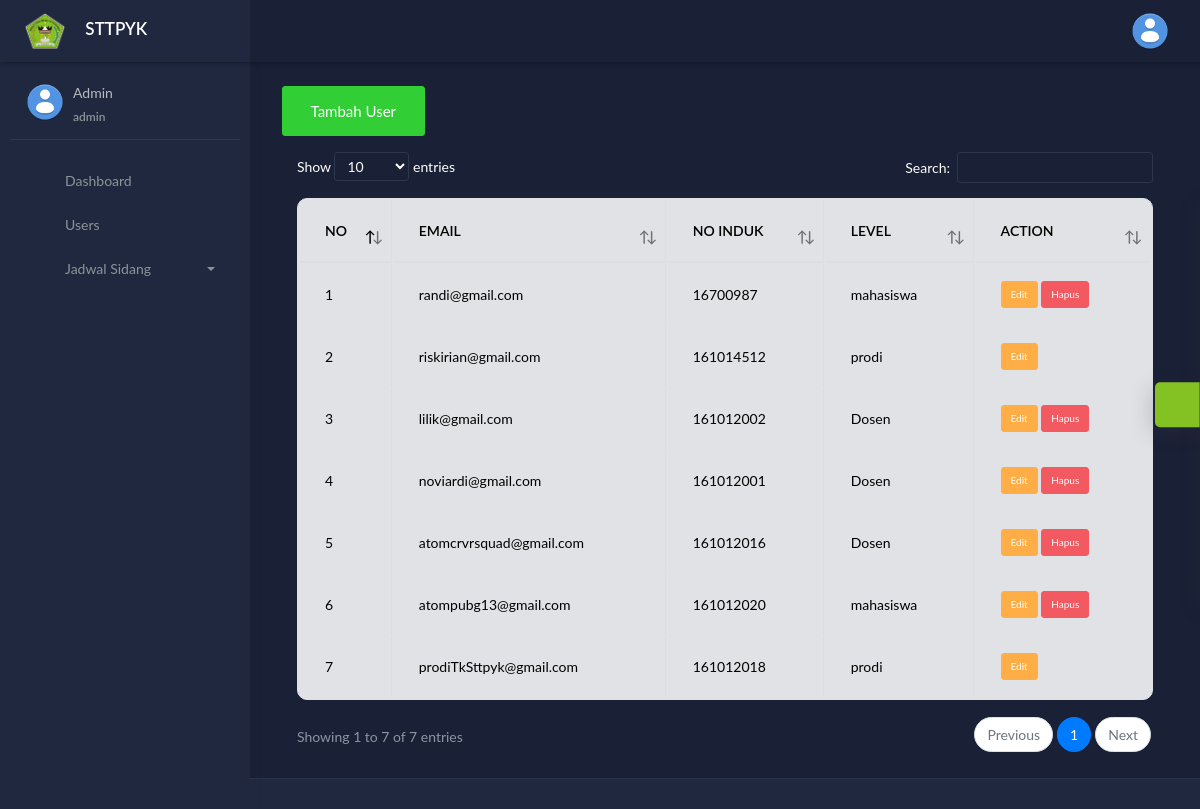
The app's page /index.php/admin/user with its own data.
### tables this page shows
CREATE TABLE `mahasiswa` (
  `id_mahasiswa` int(11) NOT NULL,
  `id_user` int(11) NOT NULL,
  `nama_mahasiswa` varchar(100) NOT NULL,
  `no_tlp` varchar(20) NOT NULL,
  `judul_ta` varchar(255) NOT NULL,
  `bimbingan1` varchar(255) NOT NULL,
  `bimbingan2` varchar(255) NOT NULL,
  `status_mahasiswa` int(11) NOT NULL DEFAULT 0,
  `status_update` timestamp NOT NULL DEFAULT current_timestamp() ON UPDATE current_timestamp()
);

CREATE TABLE `users` (
  `id_user` int(11) NOT NULL,
  `email` varchar(100) NOT NULL,
  `no_induk` varchar(100) NOT NULL,
  `password` varchar(100) NOT NULL,
  `akses_level` varchar(100) NOT NULL DEFAULT 'mahasiswa'
);

CREATE TABLE `dosen` (
  `id_dosen` int(11) NOT NULL,
  `id_user` int(11) NOT NULL,
  `nama_dosen` varchar(100) NOT NULL,
  `no_tlp` varchar(100) NOT NULL
);

### application/controllers/admin/User.php (called while the page is built, shortened)
<?php
class User extends CI_Controller {
	public function __construct()
	{
		$this->load->model('user_model');
	}
	public function index()
	{
		$user = $this->user_model->listing_user();
		$data = array(	'title' => 'Data Pengguna' ,
						'user' 	=> $user ,
						'isi' 	=> 'admin/user/list'
						);
		$this->load->view('admin/layout/wrapper', $data, FALSE);
	}
}

### index.php (called while the page is built, shortened)
<?php
require_once BASEPATH.'core/CodeIgniter.php';

### application/views/admin/layout/content.php (called while the page is built)
<?php
if ($isi)
{
	$this->load->view($isi);
}
 ?>

### application/models/User_model.php (called while the page is built, shortened)
<?php
class User_model extends CI_Model {
		public function listing_user()
		{
			$this->db->select('users.*, dosen.nama_dosen, mahasiswa.nama_mahasiswa');
			$this->db->from('users');
			$this->db->join('dosen', 'dosen.id_user = users.id_user', 'left');
			$this->db->join('mahasiswa', 'mahasiswa.id_user = users.id_user', 'left');
			$this->db->order_by('users.id_user', 'desc');
			$query = $this->db->get();
			return $query->result();
		}
}

### application/views/admin/user/list.php (the view, shortened to what this page needs)
<p>
	<a href="<?php echo base_url('admin/user/tambah_data') ?>" class="btn btn-success btn btn-lg">
		<i class="fa fa-plus"></i>Tambah User
	</a>
</p>
 <table class="table table-bordered" id="example1">
 	<thead>
 		<tr>
 			<th>NO</th>
 			<th>EMAIL</th>
 			<th>NO INDUK</th>
 			<th>LEVEL</th>
 			<th>ACTION</th>
 		</tr>
 	</thead>
 	<tbody>
 		<?php $no=1; foreach ($user as $user ) { ?>
 		<tr>
 			<td><?php echo $no++ ?></td>
 			<td><?php echo $user->email ?></td>
 			<td><?php echo $user->no_induk  ?></td>
 			<td><?php echo $user->akses_level ?></td>
 			<td>
 				<a href="<?php echo base_url('admin/user/edit/'. $user->id_user) ?>" class="btn btn-warning btn-xs"><i class="fa fa-edit"></i>Edit</a>
 				<?php if ($user->akses_level === 'Dosen' or $user->akses_level === 'mahasiswa') : ?>
 				<a href="<?php echo base_url('admin/user/delete/'. $user->id_user) ?>" class="btn btn-danger btn-xs" onclick="return confirm('Yaking Ingin Menghapus Data ?')"><i class="fa fa-trash-o"></i>Hapus</a>
 				<?php endif ?>
 			</td>
 		</tr>
 		<?php } ?>
 	</tbody>
 </table>

### application/views/admin/layout/wrapper.php (shortened to what this page needs)
<!DOCTYPE html>
<html lang="en">
<head>
	<link rel="stylesheet" href="<?=base_url()?>assets/template/css/bootstrap.min.css">
	<link rel="stylesheet" href="<?=base_url()?>assets/template/css/atlantis.min.css">
	<link rel="stylesheet" href="<?=base_url()?>assets/template/css/demo.css">
</head>
<body data-background-color="dark">
	<div class="wrapper">
		<div class="main-header">
			<div class="logo-header" data-background-color="dark2">
				<a href="index.html" class="logo">
					<img src="<?=base_url()?>assets/upload/image/logo.png" alt="navbar brand" class="navbar-brand" width="40">
                    <span style="color: white;margin-left: 16px;"><b>STTPYK</b></span>
				</a>
				<div class="nav-toggle">
					<button class="btn btn-toggle toggle-sidebar">
					</button>
				</div>
			</div>
			<nav class="navbar navbar-header navbar-expand-lg" data-background-color="dark">
				<div class="container-fluid">
					<ul class="navbar-nav topbar-nav ml-md-auto align-items-center">
						<li class="nav-item dropdown hidden-caret">
							<a class="dropdown-toggle profile-pic" data-toggle="dropdown" href="#" aria-expanded="false">
								<div class="avatar-sm">
									<img src="<?=base_url();?>assets/upload/image/user.png" alt="..." class="avatar-img rounded-circle">
								</div>
							</a>
                                            <?php
                                                if ($this->session->userdata('akses_level')=='mahasiswa') {
                                                    $get = $this->user_model->detail_user($this->session->userdata('id_user'));
                                                    $email = $get->email;
                                                    $user = $get->nama_mahasiswa;
                                                }else{
                                                    $email = 'admin';
                                                    $user = 'Admin';
                                                }
                                            ?>
						</li>
					</ul>
				</div>
			</nav>
		</div>
		<div class="sidebar sidebar-style-2" data-background-color="dark2">
			<div class="sidebar-wrapper scrollbar scrollbar-inner">
				<div class="sidebar-content">
					<div class="user">
						<div class="avatar-sm float-left mr-2">
							<img src="<?=base_url();?>assets/upload/image/user.png" alt="..." class="avatar-img rounded-circle">
						</div>
						<div class="info">
							<a data-toggle="collapse" href="#collapseExample" aria-expanded="true">
								<span>
                                <?=$user?>
									<span class="user-level"><?=$email?></span>
								</span>
							</a>
						</div>
					</div>
					<ul class="nav nav-primary">
						<li class="nav-item">
							<a href="<?=base_url('admin/dasbor')?>" class="collapsed" >
								<p>Dashboard</p>
							</a>
						</li>
						<li class="nav-item">
							<a href="<?=base_url('admin/user')?>" class="collapsed" >
								<p>Users</p>
							</a>
						</li>
						<li class="nav-item">
							<a data-toggle="collapse" href="#sidang" class="collapsed" aria-expanded="false">
								<p>Jadwal Sidang</p>
								<span class="caret"></span>
							</a>
						</li>
					</ul>
				</div>
			</div>
		</div>
		<div class="main-panel">
			<div class="content">
				<div class="page-inner">
                    <?php require_once('content.php'); ?>
				</div>
			</div>
			<footer class="footer">
			</footer>
		</div>
		<div class="custom-template">
			<div class="custom-toggle">
			</div>
		</div>
	</div>
</body>
</html>

### assets/template/css/demo.css (style rules this page uses)
.custom-template { position: fixed; top: 50%; transform: translateY(-50%); right: -325px; width: 325px; height: max-content; display: block; z-index: 1; background: #ffffff; transition: all .3s; z-index: 1003; box-shadow: -1px 1px 20px rgba(69, 65, 78, 0.15); border-top-left-radius: 5px; border-bottom-left-radius: 5px; transition: all .5s; }
.custom-template .custom-toggle { position: absolute; width: 45px; height: 45px; background: rgb(88, 103, 221); top: 50%; left: -45px; transform: translateY(-50%); display: flex; align-items: center; justify-content: center; text-align: center; border-top-left-radius: 5px; border-bottom-left-radius: 5px; border-right: 1px solid #177dff; cursor: pointer; color: #ffffff; box-shadow: -5px 5px 20px rgba(69, 65, 78, 0.21); }

### application/views/admin/layout/wrapper.php (style rules this page uses)
.custom-template .custom-toggle { background: rgb(132 193 35); }
.table-bordered { background: #ffffffde; color: black; border-radius: 10px; }

### records on screen
mahasiswa: id_user.email "randi@gmail.com", id_user.no_induk "16700987", id_user.akses_level "mahasiswa"
users: email "riskirian@gmail.com", no_induk "161014512", akses_level "prodi"
dosen: id_user.email "lilik@gmail.com", id_user.no_induk "161012002", id_user.akses_level "Dosen"
dosen: id_user.email "noviardi@gmail.com", id_user.no_induk "161012001", id_user.akses_level "Dosen"
dosen: id_user.email "atomcrvrsquad@gmail.com", id_user.no_induk "161012016", id_user.akses_level "Dosen"
mahasiswa: id_user.email "atompubg13@gmail.com", id_user.no_induk "161012020", id_user.akses_level "mahasiswa"
users: email "prodiTkSttpyk@gmail.com", no_induk "161012018", akses_level "prodi"

### other values on screen
$user "Admin"
$email "admin"
